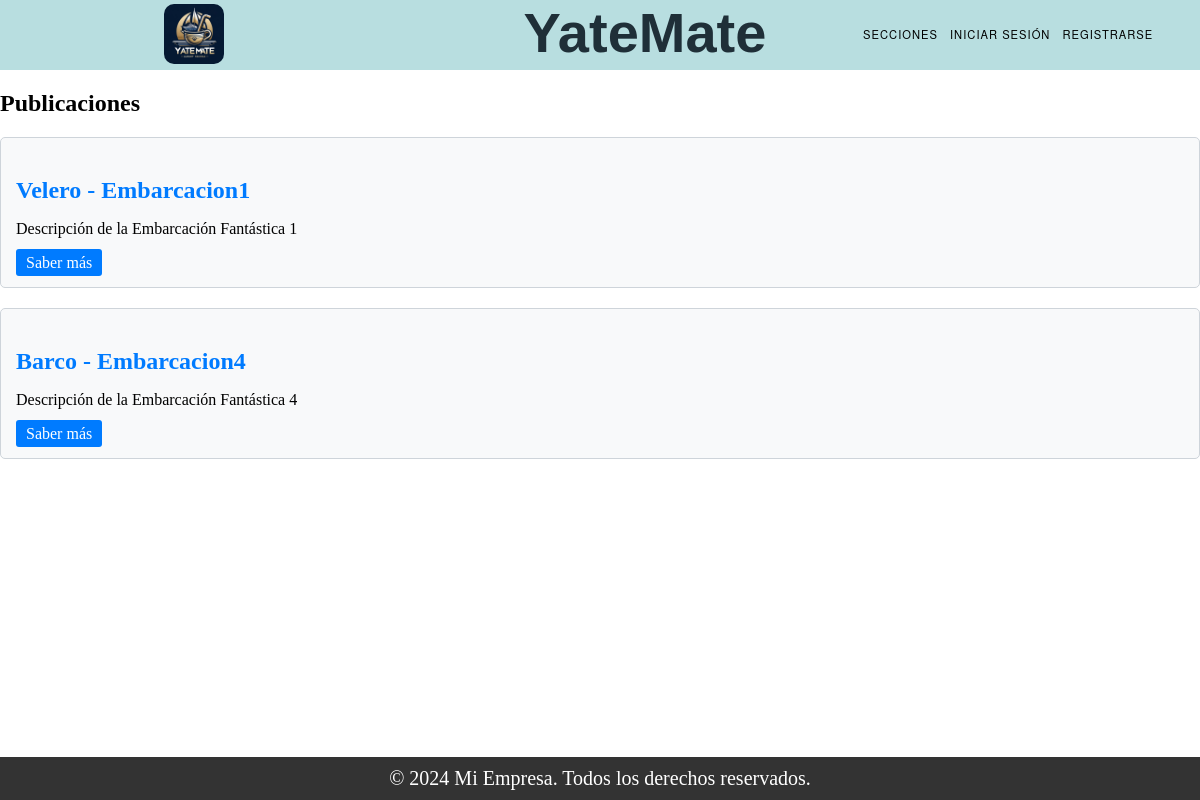
/list_publication_boat/, run on the app's committed database.
### Trueque/models.py (models this page shows, shortened)
class Publicacion_Embarcacion(models.Model):
    ESTADO_CHOICES = (
        ('Vigente', 'Vigente'),
        ('Proceso', 'Proceso'),
        ('Finalizado', 'Finalizado'),
    )
    embarcacion = models.ForeignKey(Embarcacion, on_delete=models.CASCADE)
    descripcion = models.TextField()
    estado = models.CharField(max_length=50)

### Register/models.py (models this page shows, shortened)
class Embarcacion(models.Model):
    TIPOS = (
        ('Velero', 'Velero'),
        ('Yate', 'Yate'),
        ('Lancha', 'Lancha'),
        ('Barco', 'Barco'),
    )
    eslora = models.FloatField()
    manga = models.FloatField()
    calado = models.FloatField()
    matricula = models.CharField(max_length=20, unique=True)
    nombre_fantasia = models.CharField(max_length=255)
    foto = models.ImageField(upload_to='img/', null=True, blank=True)
    dueno = models.ForeignKey(User, on_delete=models.SET_NULL, null=True)
    tipo = models.CharField(max_length=20, choices=TIPOS)

### Trueque/views.py (the view)
# urls.py: path("list_publication_boat/", views.list_publication_boat, name="list_publication_boat"),
def list_publication_boat(request):
    embarcaciones_vigentes = Publicacion_Embarcacion.objects.filter(estado='Vigente')
    return render(request, "list_publication_boat.html", {'embarcaciones_vigentes': embarcaciones_vigentes,'tipo_objetos': 'Embarcaciones',})

### Trueque/templates/list_publication_boat.html (shortened to what this page needs)
{% extends "base.html" %}
{% block content %}
{% if embarcaciones_vigentes %}
    <h2>Publicaciones</h2>
    {% for embarcacion in  embarcaciones_vigentes %}
        <div class="card">
            <h3 class="card-title">{{ embarcacion.embarcacion.tipo }} - {{ embarcacion.embarcacion.nombre_fantasia }}</h3>
            <p>{{ embarcacion.descripcion|truncatechars:70 }}</p>
            <a href="{% url 'saber_mas' id=embarcacion.id tipo_objetos=tipo_objetos %}" class="btn btn-card">Saber más</a>
        </div>
    {% endfor %}
{% else %}
    <p>No se cuenta con Publicaciones.</p>
{% endif %}
{% endblock %}

### templates/base.html (shortened to what this page needs)
<!DOCTYPE html>
<html lang="es">
<head>
<link rel="stylesheet" href="styles.css">
</head>
<body>
{% include "partials/header.html" %}
{% block content %}{% endblock %}
{% include "partials/footer.html" %}
</body>
</html>

### templates/partials/header.html (shortened to what this page needs)
{% load static %}
<!DOCTYPE html>
<html lang="es">
<head>
<link rel="stylesheet" type="text/css" href="{% static 'css/styles.css' %}">
</head>
<body>
<header class="header1">
  <div class="navegacion">
    <div id="box-img">
      <img src="{% static 'img/iconY.jpg' %}">
    </div>
    <div class="titulo-cli">
      <h1>YateMate</h1>
    </div>
    <nav id="menu">
      <div id="div-nav">
        <ul>
          <li>
            <a href="#">Secciones</a>
          </li>
          {% if request.session.user_id %}
            <li><a href="http://127.0.0.1:8000/login/logout">Cerrar sesión</a></li>
          {% else %}
            <li><a href="http://127.0.0.1:8000/login/">Iniciar sesión</a></li>
            <li><a href="http://127.0.0.1:8000/register/">Registrarse</a></li>
          {% endif %}
        </ul>
      </div>
    </nav>
  </div>
</header>
</body>
</html>

### templates/partials/footer.html (shortened to what this page needs)
<!DOCTYPE html>
<html lang="es">
<head>
</head>
<body>
<footer>
  <div class="container">
    <p>&copy; 2024 Mi Empresa. Todos los derechos reservados.</p>
  </div>
</footer>
</body>
</html>

### static/css/styles.css (style rules this page uses)
body { margin: 0; padding: 0; }
.header1 { background-color: #b8dee0; width: 100%; height:70px; }
.navegacion { display: flex; align-items: flex-start; justify-content: flex-start; }
.titulo-cli { display: flex; align-items: flex-start; justify-content: flex-start; margin-left:140px; }
.titulo-cli h1 { font-family: 'Alumni Sans Pinstripe', sans-serif; font-size: 3.5rem; font-weight: 800; margin: 0 ; color: #1f2f38; }
#menu { display: flex; align-items: center; flex-direction: row; margin-top: 20px; width: 100%; height: 100%; margin-left: 50px; justify-content: center; }
#menu ul { list-style:none; margin:0; padding:0; }
#menu ul li { background-color:#b8dee0;; }
#menu ul a { display:block; color:black; text-decoration:none; font-weight:400; font-size:0.7rem; padding:6px; font-family:"HelveticaNeue", "Helvetica Neue", Helvetica, Arial, sans-serif; text-transform:uppercase; letter-spacing:1px; }
#menu ul li { position:relative; float:left; margin:0; padding:0; }
#box-img { display: flex; width: 100%; height: 100%; align-items: center; justify-content: center; }
#box-img img { width: 60px; height: 60px; border-radius: 10px; margin-left: 5px; margin-top: 4px; }
ul { list-style: none; }
li { list-style: none; }
.container { display: flex; width: 100%; height: 100%; align-items:center; justify-content: center; margin-top: 100px; margin-bottom: 100px; }

### Trueque/templates/list_publication_boat.html (style rules this page uses)
.card { background-color: #f8f9fa; border: 1px solid #ced4da; border-radius: 5px; margin-bottom: 20px; padding: 15px; }
.card-title { color: #007bff; font-size: 1.5rem; margin-bottom: 10px; }
.btn-card { background-color: #007bff; color: #fff; padding: 5px 10px; text-decoration: none; border-radius: 3px; }

### templates/partials/footer.html (style rules this page uses)
footer { background-color: #333; color: #fff; padding: 10px 0; text-align: center; position: fixed; bottom: 0; width: 100%; }
.container { padding: 0; margin: 0; }
footer p { margin: 0; font-size: 20px; }

### data on the page
Publicacion_Embarcacion: embarcacion.tipo "Velero", embarcacion.nombre_fantasia "Embarcacion1", descripcion "Descripción de la Embarcación Fantástica 1"
Publicacion_Embarcacion: embarcacion.tipo "Barco", embarcacion.nombre_fantasia "Embarcacion4", descripcion "Descripción de la Embarcación Fantástica 4"
